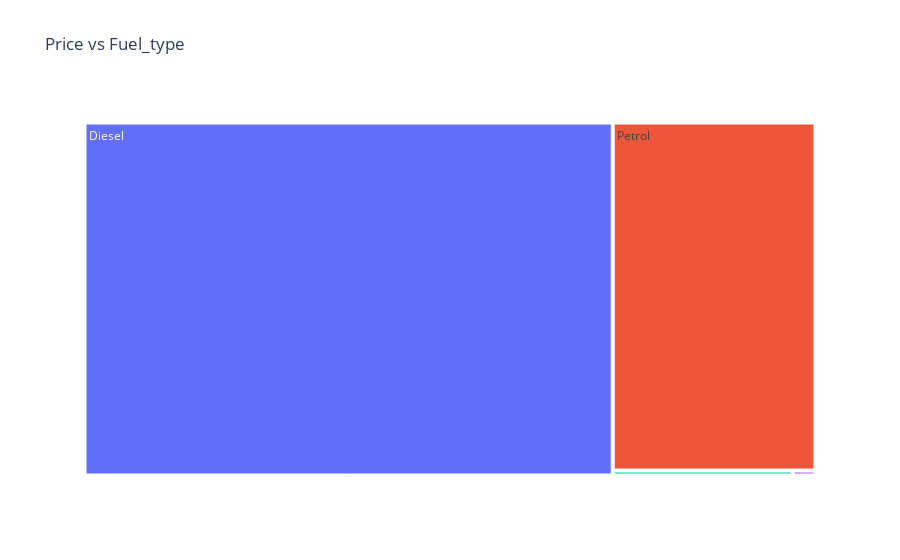

The notebook cell saved with this chart:
### Code cell
px.treemap(data.groupby(by='Fuel_Type').sum().reset_index(), path=['Fuel_Type'], labels='Fuel_Type', 
           values='Price', title='Price vs Fuel_type')

### Figure 1 — Plotly figure (JSON) as saved in the notebook; plotly's stock layout.template omitted (floating-point values rounded to 4 significant figures)
{"data": [{"branchvalues": "total", "domain": {"x": [0, 1], "y": [0, 1]}, "hovertemplate": "labels=%{label}<br>Price=%{value}<br>parent=%{parent}<br>id=%{id}<extra></extra>", "ids": ["CNG", "Diesel", "LPG", "Petrol"], "labels": ["CNG", "Diesel", "LPG", "Petrol"], "name": "", "parents": ["", "", "", ""], "type": "treemap", "values": [196.9, 41020.0, 24.87, 15530.0]}], "layout": {"legend": {"tracegroupgap": 0}, "title": {"text": "Price vs Fuel_type"}}}
